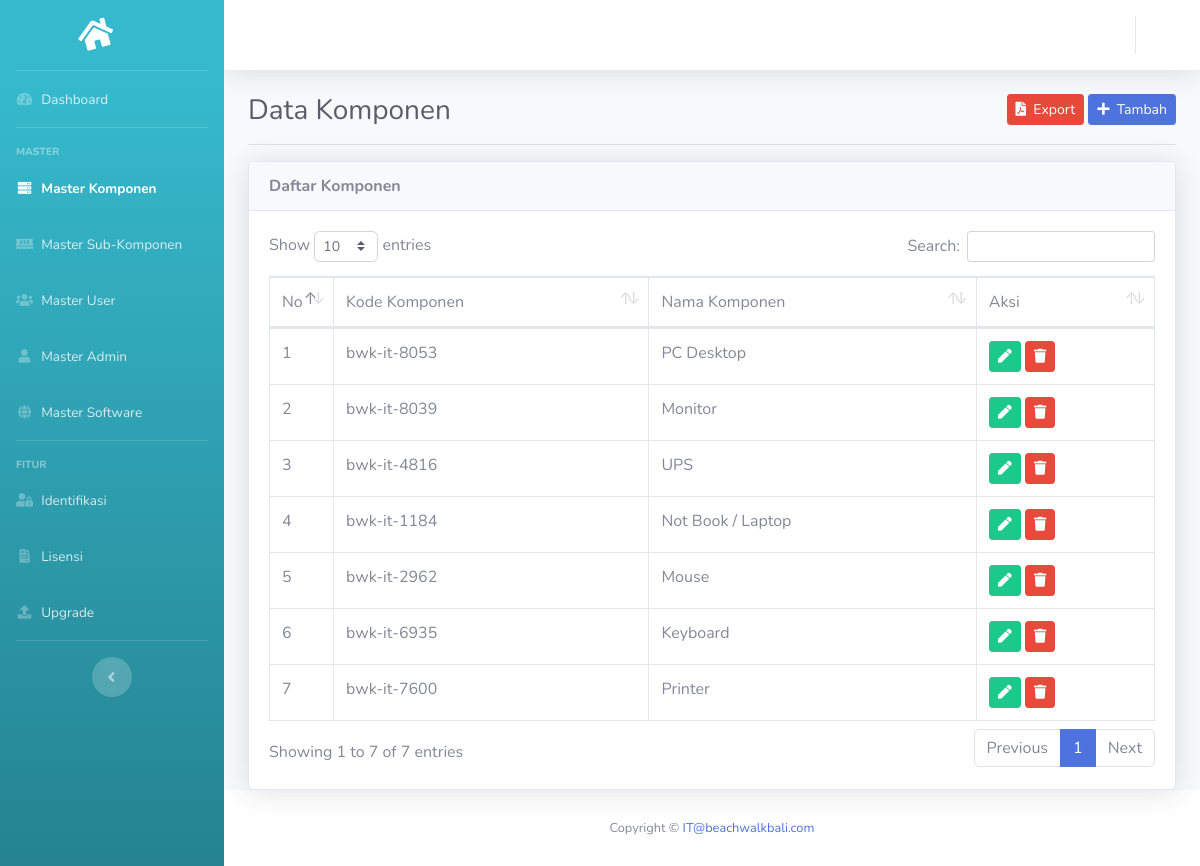
Page /index.php/komponen on the committed database.
### tables this page shows
CREATE TABLE `komponen` (
  `id` int(11) NOT NULL,
  `kode` varchar(50) NOT NULL,
  `nama` varchar(100) NOT NULL
);

### application/controllers/Komponen.php (called while the page is built, shortened)
<?php
class Komponen extends CI_Controller{
	public function __construct(){
		$this->data['aktif'] = 'komponen';
		$this->load->model('M_komponen', 'm_komponen');
	}
	public function index(){
		$this->data['title'] = 'Data Komponen';
		$this->data['all_komponen'] = $this->m_komponen->lihat();
		$this->data['no'] = 1;
		$this->load->view('komponen/lihat', $this->data);
	}
}

### index.php (called while the page is built, shortened)
<?php
require_once BASEPATH.'core/CodeIgniter.php';

### application/models/M_komponen.php (called while the page is built, shortened)
<?php
class M_komponen extends CI_Model{
	protected $_table = 'komponen';
	public function lihat(){
		$query = $this->db->get($this->_table);
		return $query->result();
	}
}

### application/views/komponen/lihat.php (the view, shortened to what this page needs)
<!DOCTYPE html>
<html lang="en">
<head>
	<?php $this->load->view('partials/head.php') ?>
</head>
<body id="page-top">
	<div id="wrapper">
		<?php $this->load->view('partials/sidebar.php') ?>
		<div id="content-wrapper" class="d-flex flex-column">
			<div id="content" data-url="<?= base_url('komponen') ?>">
				<?php $this->load->view('partials/topbar.php') ?>
				<div class="container-fluid">
				<div class="clearfix">
					<div class="float-left">
						<h1 class="h3 m-0 text-gray-800"><?= $title ?></h1>
					</div>
					<div class="float-right">
							<a href="<?= base_url('komponen/export') ?>" class="btn btn-danger btn-sm" target="_blank"><i class="fa fa-file-pdf" target="_blank"></i>&nbsp;&nbsp;Export</a>
							<a href="<?= base_url('komponen/tambah') ?>" class="btn btn-primary btn-sm"><i class="fa fa-plus"></i>&nbsp;&nbsp;Tambah</a>
					</div>
				</div>
				<hr>
				<div class="card shadow">
					<div class="card-header"><strong>Daftar Komponen</strong></div>
					<div class="card-body">
						<div class="table-responsive">
							<table class="table table-bordered" id="dataTable" width="100%" cellspacing="0">
								<thead>
									<tr>
										<td width="5%">No</td>
										<td>Kode Komponen</td>
										<td>Nama Komponen</td>
										<td>Aksi</td>
									</tr>
								</thead>
								<tbody>
								<?php foreach ($all_komponen as $komponen): ?>
									<tr>
										<td><?= $no++ ?></td>
										<td><?= $komponen->kode ?></td>
										<td><?= $komponen->nama ?></td>
										<td>
											<a href="<?= base_url('komponen/ubah/' . $komponen->kode) ?>" class="btn btn-success btn-sm"><i class="fa fa-pen"></i></a>
											<a onclick="return confirm('apakah anda yakin?')" href="<?= base_url('komponen/hapus/' . $komponen->kode) ?>" class="btn btn-danger btn-sm"><i class="fa fa-trash"></i></a>
										</td>
									</tr>
								<?php endforeach ?>
								</tbody>
							</table>
						</div>
					</div>
				</div>
				</div>
			</div>
			<?php $this->load->view('partials/footer.php') ?>
		</div>
	</div>
</body>
</html>

### application/views/partials/head.php (shortened to what this page needs)
<link href="<?= base_url('sb-admin') ?>/vendor/fontawesome-free/css/all.min.css" rel="stylesheet" type="text/css">
<link href="<?= base_url('sb-admin') ?>/css/sb-admin-2.min.css" rel="stylesheet">
<link href="<?= base_url('sb-admin') ?>/vendor/datatables/dataTables.bootstrap4.min.css" rel="stylesheet">

### application/views/partials/sidebar.php (shortened to what this page needs)
<ul class="navbar-nav bg-gradient-info sidebar sidebar-dark accordion" id="accordionSidebar">
			<a class="sidebar-brand d-flex align-items-center justify-content-center" href="index.html">
				<div class="sidebar-brand-icon rotate-n-15">
					<i class="fas fa-home"></i>
				</div>
			</a>
			<hr class="sidebar-divider my-0">
			<li class="nav-item <?= $aktif == 'dashboard' ? 'active' : '' ?>">
				<a class="nav-link" href="<?= base_url('dashboard') ?>">
					<i class="fas fa-fw fa-tachometer-alt"></i>
					<span>Dashboard</span></a>
			</li>
			<hr class="sidebar-divider">
			<div class="sidebar-heading">
				Master
			</div>
			<li class="nav-item <?= $aktif == 'komponen' ? 'active' : '' ?>">
				<a class="nav-link" href="<?= base_url('komponen') ?>">
					<i class="fas fa-fw fa-server"></i>
					<span>Master Komponen</span></a>
			</li>
			<li class="nav-item <?= $aktif == 'sub' ? 'active' : '' ?>">
				<a class="nav-link" href="<?= base_url('sub') ?>">
					<i class="fas fa-fw fa-memory"></i>
					<span>Master Sub-Komponen</span></a>
			</li>
			<li class="nav-item <?= $aktif == 'user' ? 'active' : '' ?>">
				<a class="nav-link" href="<?= base_url('user') ?>">
					<i class="fas fa-fw fa-users"></i>
					<span>Master User</span></a>
			</li>
			<li class="nav-item <?= $aktif == 'pengguna' ? 'active' : '' ?>">
				<a class="nav-link" href="<?= base_url('pengguna') ?>">
					<i class="fas fa-fw fa-user"></i>
					<span>Master Admin</span></a>
			</li>
			<li class="nav-item <?= $aktif == 'software' ? 'active' : '' ?>">
				<a class="nav-link" href="<?= base_url('software') ?>">
					<i class="fas fa-fw fa-globe"></i>
					<span>Master Software</span></a>
			</li>
			<hr class="sidebar-divider">
			<div class="sidebar-heading">
				Fitur
			</div>
			<li class="nav-item <?= $aktif == 'identifikasi' ? 'active' : '' ?>">
				<a class="nav-link" href="<?= base_url('identifikasi') ?>">
					<i class="fas fa-fw fa-user-lock"></i>
					<span>Identifikasi</span></a>
			</li>
			<li class="nav-item <?= $aktif == 'det_soft' ? 'active' : '' ?>">
				<a class="nav-link" href="<?= base_url('det_soft') ?>">
					<i class="fas fa-fw fa-file-invoice"></i>
					<span>Lisensi</span></a>
			</li>
			<li class="nav-item <?= $aktif == 'upgrade' ? 'active' : '' ?>">
				<a class="nav-link" href="<?= base_url('upgrade') ?>">
					<i class="fas fa-fw fa-upload"></i>
					<span>Upgrade</span></a>
			</li>
			<hr class="sidebar-divider d-none d-md-block">
			<div class="text-center d-none d-md-inline">
				<button class="rounded-circle border-0" id="sidebarToggle"></button>
			</div>
		</ul>

### application/views/partials/topbar.php (shortened to what this page needs)
<nav class="navbar navbar-expand navbar-light bg-white topbar mb-4 static-top shadow">
					<ul class="navbar-nav ml-auto">
						<li class="nav-item dropdown no-arrow">
							<a class="nav-link dropdown-toggle" href="#" id="userDropdown" role="button" data-toggle="dropdown" aria-haspopup="true" aria-expanded="false">
							</a>
						</li>
					</ul>
				</nav>

### application/views/partials/footer.php
<footer class="sticky-footer bg-white">
	<div class="container my-auto">
		<div class="copyright text-center my-auto">
			<span>Copyright © <a href="">IT@beachwalkbali.com</a></span>
		</div>
	</div>
</footer>

### rows in the picture
komponen: kode "bwk-it-8053", nama "PC Desktop"
komponen: kode "bwk-it-8039", nama "Monitor"
komponen: kode "bwk-it-4816", nama "UPS"
komponen: kode "bwk-it-1184", nama "Not Book / Laptop"
komponen: kode "bwk-it-2962", nama "Mouse"
komponen: kode "bwk-it-6935", nama "Keyboard"
komponen: kode "bwk-it-7600", nama "Printer"

### other values in the picture
$title "Data Komponen"
